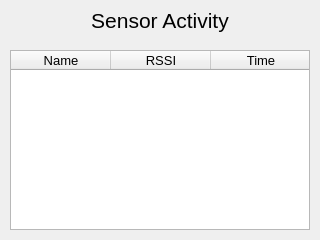
<?xml version="1.0" encoding="UTF-8"?>
<ui version="4.0">
 <class>SensorActivityLog</class>
 <widget class="QWidget" name="SensorActivityLog">
  <property name="geometry">
   <rect>
    <x>0</x>
    <y>0</y>
    <width>320</width>
    <height>240</height>
   </rect>
  </property>
  <widget class="QWidget" name="settingsHead" native="true">
   <property name="geometry">
    <rect>
     <x>0</x>
     <y>0</y>
     <width>320</width>
     <height>40</height>
    </rect>
   </property>
   <property name="autoFillBackground">
    <bool>false</bool>
   </property>
   <widget class="QLabel" name="settingLabel">
    <property name="geometry">
     <rect>
      <x>0</x>
      <y>0</y>
      <width>320</width>
      <height>40</height>
     </rect>
    </property>
    <property name="sizePolicy">
     <sizepolicy hsizetype="Expanding" vsizetype="Expanding">
      <horstretch>0</horstretch>
      <verstretch>0</verstretch>
     </sizepolicy>
    </property>
    <property name="font">
     <font>
      <family>Ubuntu</family>
      <pointsize>16</pointsize>
     </font>
    </property>
    <property name="text">
     <string>Sensor Activity</string>
    </property>
    <property name="alignment">
     <set>Qt::AlignCenter</set>
    </property>
   </widget>
   <widget class="QPushButton" name="back">
    <property name="geometry">
     <rect>
      <x>0</x>
      <y>0</y>
      <width>51</width>
      <height>40</height>
     </rect>
    </property>
    <property name="sizePolicy">
     <sizepolicy hsizetype="Preferred" vsizetype="Expanding">
      <horstretch>0</horstretch>
      <verstretch>0</verstretch>
     </sizepolicy>
    </property>
    <property name="font">
     <font>
      <pointsize>14</pointsize>
     </font>
    </property>
    <property name="icon">
     <iconset resource="icons.qrc">
      <normaloff>:/settings/icons/arrow_left_white.svg</normaloff>:/settings/icons/left.svg</iconset>
    </property>
    <property name="iconSize">
     <size>
      <width>18</width>
      <height>18</height>
     </size>
    </property>
    <property name="flat">
     <bool>true</bool>
    </property>
   </widget>
   <widget class="QPushButton" name="erase">
    <property name="geometry">
     <rect>
      <x>270</x>
      <y>0</y>
      <width>50</width>
      <height>40</height>
     </rect>
    </property>
    <property name="text">
     <string/>
    </property>
    <property name="icon">
     <iconset resource="icons.qrc">
      <normaloff>:/settings/icons/delete.png</normaloff>:/settings/icons/delete.png</iconset>
    </property>
    <property name="iconSize">
     <size>
      <width>24</width>
      <height>24</height>
     </size>
    </property>
    <property name="flat">
     <bool>true</bool>
    </property>
   </widget>
  </widget>
  <widget class="QTableWidget" name="sensors">
   <property name="geometry">
    <rect>
     <x>10</x>
     <y>50</y>
     <width>300</width>
     <height>180</height>
    </rect>
   </property>
   <property name="font">
    <font>
     <pointsize>9</pointsize>
    </font>
   </property>
   <property name="frameShadow">
    <enum>QFrame::Plain</enum>
   </property>
   <property name="horizontalScrollBarPolicy">
    <enum>Qt::ScrollBarAlwaysOff</enum>
   </property>
   <property name="sizeAdjustPolicy">
    <enum>QAbstractScrollArea::AdjustToContents</enum>
   </property>
   <property name="editTriggers">
    <set>QAbstractItemView::NoEditTriggers</set>
   </property>
   <property name="showDropIndicator" stdset="0">
    <bool>false</bool>
   </property>
   <property name="dragDropOverwriteMode">
    <bool>false</bool>
   </property>
   <property name="selectionMode">
    <enum>QAbstractItemView::NoSelection</enum>
   </property>
   <property name="showGrid">
    <bool>false</bool>
   </property>
   <property name="sortingEnabled">
    <bool>true</bool>
   </property>
   <property name="rowCount">
    <number>1</number>
   </property>
   <attribute name="horizontalHeaderVisible">
    <bool>true</bool>
   </attribute>
   <attribute name="horizontalHeaderMinimumSectionSize">
    <number>20</number>
   </attribute>
   <attribute name="horizontalHeaderHighlightSections">
    <bool>false</bool>
   </attribute>
   <attribute name="horizontalHeaderStretchLastSection">
    <bool>true</bool>
   </attribute>
   <attribute name="verticalHeaderVisible">
    <bool>false</bool>
   </attribute>
   <attribute name="verticalHeaderMinimumSectionSize">
    <number>5</number>
   </attribute>
   <attribute name="verticalHeaderDefaultSectionSize">
    <number>20</number>
   </attribute>
   <row/>
   <column>
    <property name="text">
     <string>Name</string>
    </property>
    <property name="font">
     <font>
      <pointsize>10</pointsize>
     </font>
    </property>
   </column>
   <column>
    <property name="text">
     <string>RSSI</string>
    </property>
    <property name="font">
     <font>
      <pointsize>10</pointsize>
     </font>
    </property>
   </column>
   <column>
    <property name="text">
     <string>Time</string>
    </property>
    <property name="font">
     <font>
      <pointsize>10</pointsize>
     </font>
    </property>
   </column>
   <item row="0" column="0">
    <property name="text">
     <string/>
    </property>
   </item>
  </widget>
 </widget>
 <resources>
  <include location="icons.qrc"/>
 </resources>
 <connections/>
</ui>
